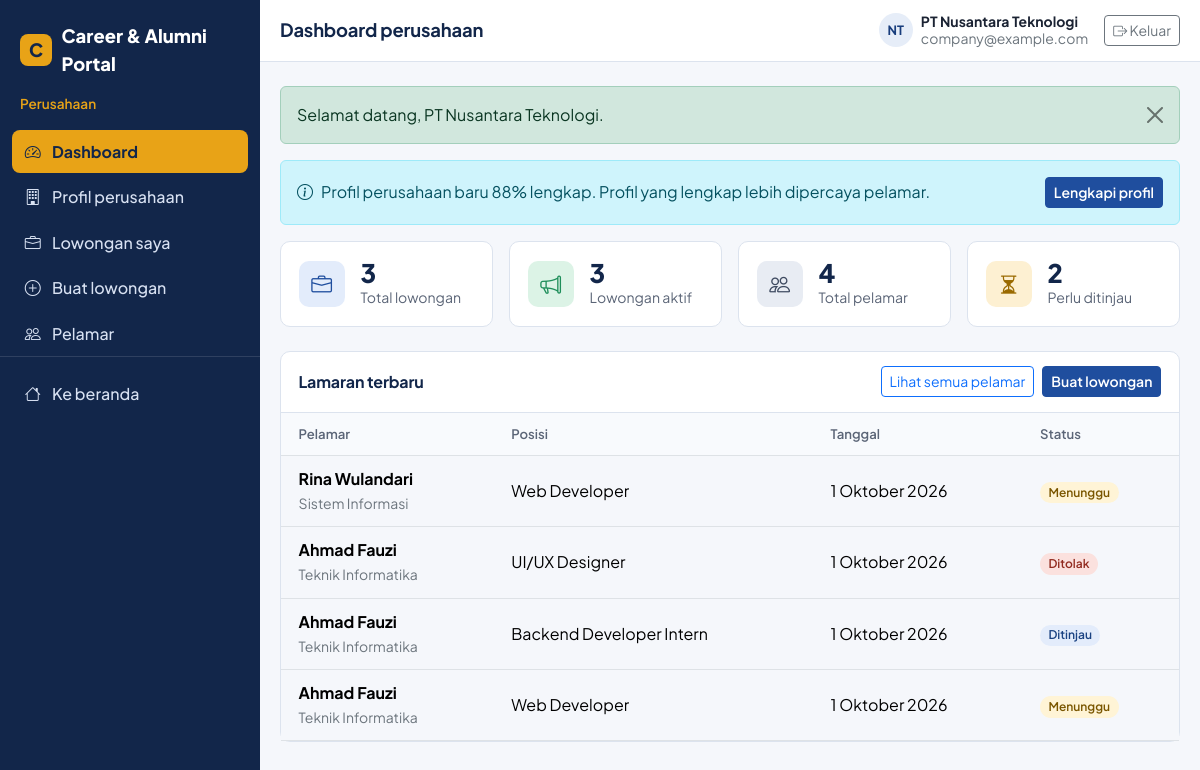
The app's page /company/dashboard.php (signed in) with its own data.
### tables this page shows
CREATE TABLE companies (
  id INT UNSIGNED AUTO_INCREMENT PRIMARY KEY,
  user_id INT UNSIGNED NOT NULL UNIQUE,
  name VARCHAR(150) NOT NULL,
  email VARCHAR(150) NULL,
  phone VARCHAR(20) NULL,
  address TEXT NULL,
  website VARCHAR(255) NULL,
  industry VARCHAR(100) NULL,
  description TEXT NULL,
  logo VARCHAR(255) NULL,
  created_at TIMESTAMP NOT NULL DEFAULT CURRENT_TIMESTAMP,
  updated_at TIMESTAMP NOT NULL DEFAULT CURRENT_TIMESTAMP ON UPDATE CURRENT_TIMESTAMP,
  CONSTRAINT fk_company_user FOREIGN KEY (user_id) REFERENCES users(id) ON DELETE CASCADE
);

CREATE TABLE job_applications (
  id INT UNSIGNED AUTO_INCREMENT PRIMARY KEY,
  job_id INT UNSIGNED NOT NULL,
  alumni_id INT UNSIGNED NOT NULL,
  cv_file VARCHAR(255) NOT NULL,
  cover_letter TEXT NULL,
  status ENUM('pending','reviewed','accepted','rejected') NOT NULL DEFAULT 'pending',
  created_at TIMESTAMP NOT NULL DEFAULT CURRENT_TIMESTAMP,
  updated_at TIMESTAMP NOT NULL DEFAULT CURRENT_TIMESTAMP ON UPDATE CURRENT_TIMESTAMP,
  CONSTRAINT fk_app_job FOREIGN KEY (job_id) REFERENCES jobs(id) ON DELETE CASCADE,
  CONSTRAINT fk_app_alumni FOREIGN KEY (alumni_id) REFERENCES alumni(id) ON DELETE CASCADE,
  UNIQUE KEY uq_app_job_alumni (job_id, alumni_id),
  INDEX idx_app_status (status)
);

CREATE TABLE alumni (
  id INT UNSIGNED AUTO_INCREMENT PRIMARY KEY,
  user_id INT UNSIGNED NOT NULL UNIQUE,
  full_name VARCHAR(150) NOT NULL,
  nim VARCHAR(30) NULL UNIQUE,
  phone VARCHAR(20) NULL,
  graduation_year YEAR NULL,
  study_program VARCHAR(100) NULL,
  faculty VARCHAR(100) NULL,
  address TEXT NULL,
  photo VARCHAR(255) NULL,
  employment_status ENUM('bekerja','wirausaha','studi_lanjut','mencari_kerja') NULL,
  company_name VARCHAR(150) NULL,
  position VARCHAR(100) NULL,
  linkedin VARCHAR(255) NULL,
  bio TEXT NULL,
  verification_status ENUM('pending','verified','rejected') NOT NULL DEFAULT 'pending',
  created_at TIMESTAMP NOT NULL DEFAULT CURRENT_TIMESTAMP,
  updated_at TIMESTAMP NOT NULL DEFAULT CURRENT_TIMESTAMP ON UPDATE CURRENT_TIMESTAMP,
  CONSTRAINT fk_alumni_user FOREIGN KEY (user_id) REFERENCES users(id) ON DELETE CASCADE,
  INDEX idx_alumni_year (graduation_year),
  INDEX idx_alumni_verif (verification_status)
);

CREATE TABLE jobs (
  id INT UNSIGNED AUTO_INCREMENT PRIMARY KEY,
  company_id INT UNSIGNED NOT NULL,
  category_id INT UNSIGNED NOT NULL,
  title VARCHAR(150) NOT NULL,
  description TEXT NOT NULL,
  requirements TEXT NOT NULL,
  location VARCHAR(100) NOT NULL,
  job_type ENUM('full-time','part-time','internship','contract') NOT NULL,
  salary VARCHAR(100) NULL,
  deadline DATE NOT NULL,
  status ENUM('open','closed') NOT NULL DEFAULT 'open',
  created_at TIMESTAMP NOT NULL DEFAULT CURRENT_TIMESTAMP,
  updated_at TIMESTAMP NOT NULL DEFAULT CURRENT_TIMESTAMP ON UPDATE CURRENT_TIMESTAMP,
  CONSTRAINT fk_jobs_company FOREIGN KEY (company_id) REFERENCES companies(id) ON DELETE CASCADE,
  CONSTRAINT fk_jobs_category FOREIGN KEY (category_id) REFERENCES job_categories(id) ON DELETE RESTRICT,
  INDEX idx_jobs_location (location),
  INDEX idx_jobs_type (job_type),
  INDEX idx_jobs_status_deadline (status, deadline)
);

### config/auth.php (called while the page is built, shortened)
<?php
require_once __DIR__ . '/database.php';
require_once __DIR__ . '/helpers.php';
function is_logged_in(): bool
{
    return isset($_SESSION['user']['id']);
}
function current_user(): ?array
{
    return $_SESSION['user'] ?? null;
}
function current_company_id(): ?int
{
    $stmt = db()->prepare('SELECT id FROM companies WHERE user_id = ?');
    $stmt->execute([$_SESSION['user']['id']]);
    $id = $stmt->fetchColumn();
    return $id ? (int) $id : null;
}

### config/database.php (called while the page is built, shortened)
<?php
function db(): PDO
{
    static $pdo = null;
    if ($pdo === null) {
        $dsn = 'mysql:host=' . DB_HOST . ';dbname=' . DB_NAME . ';charset=' . DB_CHARSET;
        try {
            $pdo = new PDO($dsn, DB_USER, DB_PASS, [
                PDO::ATTR_ERRMODE            => PDO::ERRMODE_EXCEPTION,
                PDO::ATTR_DEFAULT_FETCH_MODE => PDO::FETCH_ASSOC,
                PDO::ATTR_EMULATE_PREPARES   => false,
            ]);
        } catch (PDOException $e) {
            error_log('DB connection failed: ' . $e->getMessage());
            http_response_code(500);
            exit('Koneksi database gagal. Pastikan MySQL di XAMPP sudah berjalan, database sudah diimport, dan config/database.php sudah benar.');
        }
    }
    return $pdo;
}
function db_all(string $sql, array $params = []): array
{
    $stmt = db()->prepare($sql);
    $stmt->execute($params);
    return $stmt->fetchAll();
}
function db_one(string $sql, array $params = []): ?array
{
    $stmt = db()->prepare($sql);
    $stmt->execute($params);
    $row = $stmt->fetch();
    return $row === false ? null : $row;
}
function db_scalar(string $sql, array $params = [])
{
    $stmt = db()->prepare($sql);
    $stmt->execute($params);
    return $stmt->fetchColumn();
}

### company/dashboard.php (the view, shortened to what this page needs)
<?php
require_once __DIR__ . '/../config/auth.php';
$companyId = (int) current_company_id();
$company   = db_one('SELECT * FROM companies WHERE id = ?', [$companyId]) ?? [];
$comp      = company_completion($company);
$totalJobs   = (int) db_scalar('SELECT COUNT(*) FROM jobs WHERE company_id = ?', [$companyId]);
$activeJobs  = (int) db_scalar("SELECT COUNT(*) FROM jobs WHERE company_id = ? AND status = 'open' AND deadline >= CURDATE()", [$companyId]);
$totalApps   = (int) db_scalar('SELECT COUNT(*) FROM job_applications ap JOIN jobs j ON j.id = ap.job_id WHERE j.company_id = ?', [$companyId]);
$pendingApps = (int) db_scalar("SELECT COUNT(*) FROM job_applications ap JOIN jobs j ON j.id = ap.job_id WHERE j.company_id = ? AND ap.status = 'pending'", [$companyId]);
$recentApps = db_all('SELECT a.full_name, a.study_program, j.title, ap.status, ap.created_at
                      FROM job_applications ap
                      JOIN jobs j ON j.id = ap.job_id
                      JOIN alumni a ON a.id = ap.alumni_id
                      WHERE j.company_id = ?
                      ORDER BY ap.created_at DESC, ap.id DESC LIMIT 6', [$companyId]);
$pageTitle  = 'Dashboard perusahaan';
$activeMenu = 'company/dashboard.php';
include __DIR__ . '/../components/head.php';
include __DIR__ . '/../components/sidebar.php';
?>
<?php if ($comp['percent'] < 100): ?>
  <div class="alert alert-info d-flex align-items-center gap-2 flex-wrap" role="alert">
    <i class="bi bi-info-circle"></i>
    <div class="me-auto">Profil perusahaan baru <?= e($comp['percent']) ?>% lengkap. Profil yang lengkap lebih dipercaya pelamar.</div>
    <a class="btn btn-sm btn-primary" href="<?= e(url('company/profile.php')) ?>">Lengkapi profil</a>
  </div>
<?php endif; ?>
<div class="row g-3 mb-4">
  <div class="col-6 col-xl-3"><?= stat_card('briefcase', 'Total lowongan', $totalJobs, 'blue') ?></div>
  <div class="col-6 col-xl-3"><?= stat_card('megaphone', 'Lowongan aktif', $activeJobs, 'green') ?></div>
  <div class="col-6 col-xl-3"><?= stat_card('people', 'Total pelamar', $totalApps, 'slate') ?></div>
  <div class="col-6 col-xl-3"><?= stat_card('hourglass-split', 'Perlu ditinjau', $pendingApps, 'gold') ?></div>
</div>
<div class="panel">
  <div class="panel-head">
    <h2>Lamaran terbaru</h2>
    <div class="d-flex gap-2">
      <a class="btn btn-outline-primary btn-sm" href="<?= e(url('company/applicants.php')) ?>">Lihat semua pelamar</a>
      <a class="btn btn-primary btn-sm" href="<?= e(url('company/create-job.php')) ?>">Buat lowongan</a>
    </div>
  </div>
  <?php if (!$recentApps): ?>
    <div class="empty-state"><i class="bi bi-inbox"></i>Belum ada lamaran masuk. Lamaran akan muncul di sini setelah alumni melamar.</div>
  <?php else: ?>
    <div class="table-responsive"><table class="table table-clean">
      <thead><tr><th>Pelamar</th><th>Posisi</th><th>Tanggal</th><th>Status</th></tr></thead>
      <tbody>
      <?php foreach ($recentApps as $r): ?>
        <tr>
          <td><strong class="d-block"><?= e($r['full_name']) ?></strong><span class="small text-secondary"><?= e($r['study_program'] ?: '-') ?></span></td>
          <td><?= e($r['title']) ?></td>
          <td class="text-nowrap"><?= e(date_id($r['created_at'])) ?></td>
          <td><?= status_badge($r['status']) ?></td>
        </tr>
      <?php endforeach; ?>
      </tbody>
    </table></div>
  <?php endif; ?>
</div>
<?php include __DIR__ . '/../components/dash_end.php'; ?>

### components/sidebar.php (shortened to what this page needs)
<?php
$sbUser = current_user();
$sbRole = $sbUser['role'];
$activeMenu = $activeMenu ?? '';
$allMenus = [
    'admin' => [
        ['Dashboard',      'admin/dashboard.php',          'speedometer2'],
        ['Alumni',         'admin/alumni/index.php',       'mortarboard'],
        ['Perusahaan',     'admin/companies/index.php',    'buildings'],
        ['Lowongan',       'admin/jobs/index.php',         'briefcase'],
        ['Lamaran',        'admin/applications/index.php', 'file-earmark-person'],
        ['Tracer study',   'admin/tracer/index.php',       'bar-chart-line'],
        ['Berita',         'admin/news/index.php',         'newspaper'],
    ],
    'alumni' => [
        ['Dashboard',      'alumni/dashboard.php',         'speedometer2'],
        ['Profil saya',    'alumni/profile.php',           'person-circle'],
        ['Lowongan',       'alumni/jobs.php',              'search'],
        ['Lamaran saya',   'alumni/applications.php',      'file-earmark-person'],
        ['Tracer study',   'alumni/tracer.php',            'clipboard2-check'],
        ['Berita',         'alumni/news.php',              'newspaper'],
    ],
    'company' => [
        ['Dashboard',         'company/dashboard.php',     'speedometer2'],
        ['Profil perusahaan', 'company/profile.php',       'building'],
        ['Lowongan saya',     'company/jobs.php',          'briefcase'],
        ['Buat lowongan',     'company/create-job.php',    'plus-circle'],
        ['Pelamar',           'company/applicants.php',    'people'],
    ],
];
$menuItems  = $allMenus[$sbRole] ?? [];
$roleLabels = ['admin' => 'Admin', 'alumni' => 'Alumni', 'company' => 'Perusahaan'];
?>
<div class="dash-shell">
  <div class="dash-side-wrap">
  <aside class="offcanvas-lg offcanvas-start dash-sidebar" tabindex="-1" id="sidebarMenu" aria-label="Menu utama">
    <div class="offcanvas-body flex-column p-0">
      <a class="auth-brand dash-brand d-none d-lg-inline-flex" href="<?= e(url('index.php')) ?>"><span class="brand-mark">C</span> <?= e(APP_NAME) ?></a>
      <div class="dash-role"><?= e($roleLabels[$sbRole] ?? '') ?></div>
      <nav class="dash-nav">
        <?php foreach ($menuItems as [$label, $path, $icon]): ?>
          <?php if (is_file(__DIR__ . '/../' . $path)): ?>
            <a class="dash-link<?= $activeMenu === $path ? ' active' : '' ?>" href="<?= e(url($path)) ?>"<?= $activeMenu === $path ? ' aria-current="page"' : '' ?>>
              <i class="bi bi-<?= e($icon) ?>"></i> <?= e($label) ?>
            </a>
          <?php else: ?>
            <span class="dash-link disabled" aria-disabled="true" title="Dibuat pada tahap berikutnya">
              <i class="bi bi-<?= e($icon) ?>"></i> <?= e($label) ?> <small>segera</small>
            </span>
          <?php endif; ?>
        <?php endforeach; ?>
      </nav>
      <div class="dash-side-foot">
        <a class="dash-link" href="<?= e(url('index.php')) ?>"><i class="bi bi-house"></i> Ke beranda</a>
      </div>
    </div>
  </aside>
  </div>
  <div class="dash-main">
    <header class="dash-topbar">
      <h1 class="dash-title"><?= e($pageTitle ?? '') ?></h1>
      <div class="ms-auto d-flex align-items-center gap-3">
        <div class="d-none d-sm-flex align-items-center gap-2">
          <span class="avatar-box avatar-sm"><?= e(initials($sbUser['name'])) ?></span>
          <span class="small lh-sm"><strong class="d-block"><?= e($sbUser['name']) ?></strong><span class="text-secondary"><?= e($sbUser['email']) ?></span></span>
        </div>
        <form method="post" action="<?= e(url('auth/logout.php')) ?>" class="m-0">
          <button type="submit" class="btn btn-outline-secondary btn-sm"><i class="bi bi-box-arrow-right"></i> Keluar</button>
        </form>
      </div>
    </header>
    <main class="dash-content">
      <?= render_flashes() ?>

### config/helpers.php (shortened to what this page needs)
<?php
function e($value): string
{
    return htmlspecialchars((string) $value, ENT_QUOTES | ENT_SUBSTITUTE, 'UTF-8');
}
function url(string $path = ''): string
{
    return BASE_URL . '/' . ltrim($path, '/');
}
function render_flashes(): string
{
    $html = '';
    foreach ($_SESSION['flash'] ?? [] as $f) {
        $html .= '<div class="alert alert-' . e($f['type']) . ' alert-dismissible fade show" role="alert">'
              .  e($f['message'])
              .  '<button type="button" class="btn-close" data-bs-dismiss="alert" aria-label="Tutup"></button></div>';
    }
    return $html;
}
function date_id(?string $date): string
{
    $ts = $date ? strtotime($date) : false;
    $bulan = ['Januari', 'Februari', 'Maret', 'April', 'Mei', 'Juni', 'Juli', 'Agustus', 'September', 'Oktober', 'November', 'Desember'];
    return date('j', $ts) . ' ' . $bulan[(int) date('n', $ts) - 1] . ' ' . date('Y', $ts);
}
function initials(string $name): string
{
    $name  = preg_replace('/^(PT|CV)\s+/i', '', trim($name));
    $parts = preg_split('/\s+/', $name, -1, PREG_SPLIT_NO_EMPTY);
    $out   = '';
    foreach (array_slice($parts, 0, 2) as $p) {
        $out .= mb_strtoupper(mb_substr($p, 0, 1));
    }
    return $out !== '' ? $out : '?';
}
function status_badge(string $status): string
{
    $labels = [
        'pending'  => 'Menunggu',  'reviewed' => 'Ditinjau',
        'accepted' => 'Diterima',  'rejected' => 'Ditolak',
        'verified' => 'Terverifikasi',
        'open'     => 'Dibuka',    'closed'   => 'Ditutup',    'expired' => 'Kedaluwarsa',
    ];
    return '<span class="badge status-' . e($status) . '">' . e($labels[$status] ?? $status) . '</span>';
}
function stat_card(string $icon, string $label, $value, string $tone = 'blue'): string
{
    return '<div class="stat-card"><div class="stat-icon tone-' . e($tone) . '"><i class="bi bi-' . e($icon) . '"></i></div>'
         . '<div><div class="stat-value">' . e($value) . '</div><div class="stat-label">' . e($label) . '</div></div></div>';
}
function company_completion(array $company): array
{
    $fields = [
        'name' => 'Nama perusahaan', 'email' => 'Email', 'phone' => 'Nomor telepon', 'address' => 'Alamat',
        'website' => 'Website', 'industry' => 'Industri', 'description' => 'Deskripsi', 'logo' => 'Logo',
    ];
    $missing = [];
    foreach ($fields as $col => $label) {
        $val = $company[$col] ?? null;
        if ($val === null || trim((string) $val) === '') {
            $missing[] = $label;
        }
    }
    return [
        'percent' => (int) round((count($fields) - count($missing)) / count($fields) * 100),
        'missing' => $missing,
    ];
}

### records on screen
companies: name "NT", name "PT Nusantara Teknologi", email "company@example.com"
job_applications: alumni.full_name "Rina Wulandari", alumni.study_program "Sistem Informasi", job.title "Web Developer", created_at "1 Oktober 2026", status "Menunggu"
job_applications: alumni.full_name "Ahmad Fauzi", alumni.study_program "Teknik Informatika", job.title "UI/UX Designer", created_at "1 Oktober 2026", status "Ditolak"
job_applications: alumni.full_name "Ahmad Fauzi", alumni.study_program "Teknik Informatika", job.title "Backend Developer Intern", created_at "1 Oktober 2026", status "Ditinjau"
job_applications: alumni.full_name "Ahmad Fauzi", alumni.study_program "Teknik Informatika", job.title "Web Developer", created_at "1 Oktober 2026", status "Menunggu"

### other values on screen
APP_NAME "Career & Alumni Portal"
$roleLabels[$sbRole] "Perusahaan"
$label "Dashboard"
$label "Profil perusahaan"
$label "Lowongan saya"
$label "Buat lowongan"
$label "Pelamar"
$pageTitle "Dashboard perusahaan"
$f['message'] "Selamat datang, PT Nusantara Teknologi."
$comp['percent'] "88"
$value "3 3 4 2"
$label "Total lowongan Lowongan aktif Total pelamar Perlu ditinjau"
